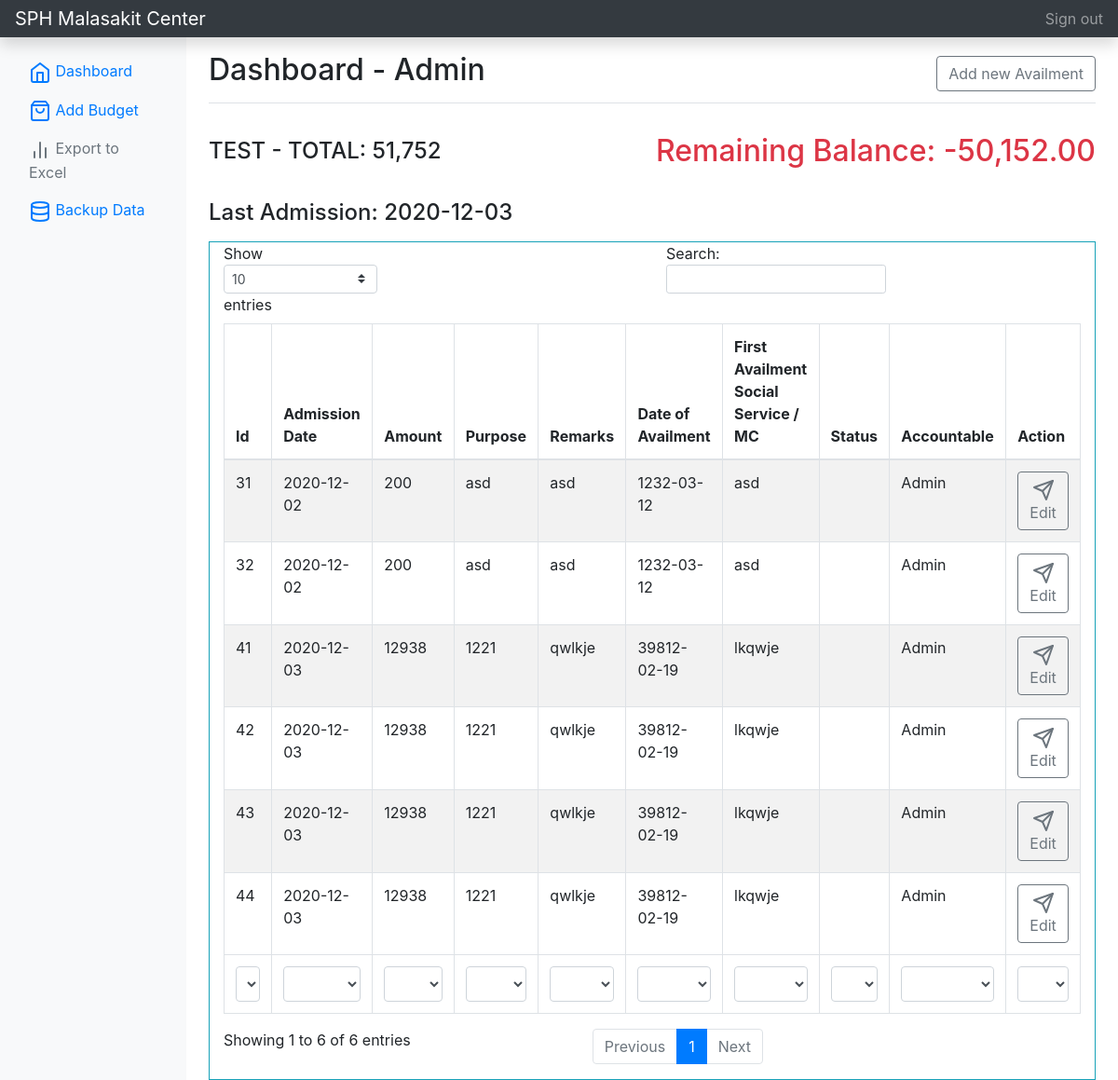
/addAvailment.php?id=1&client_id=12 (signed in), run on an earlier commit of the app's database.
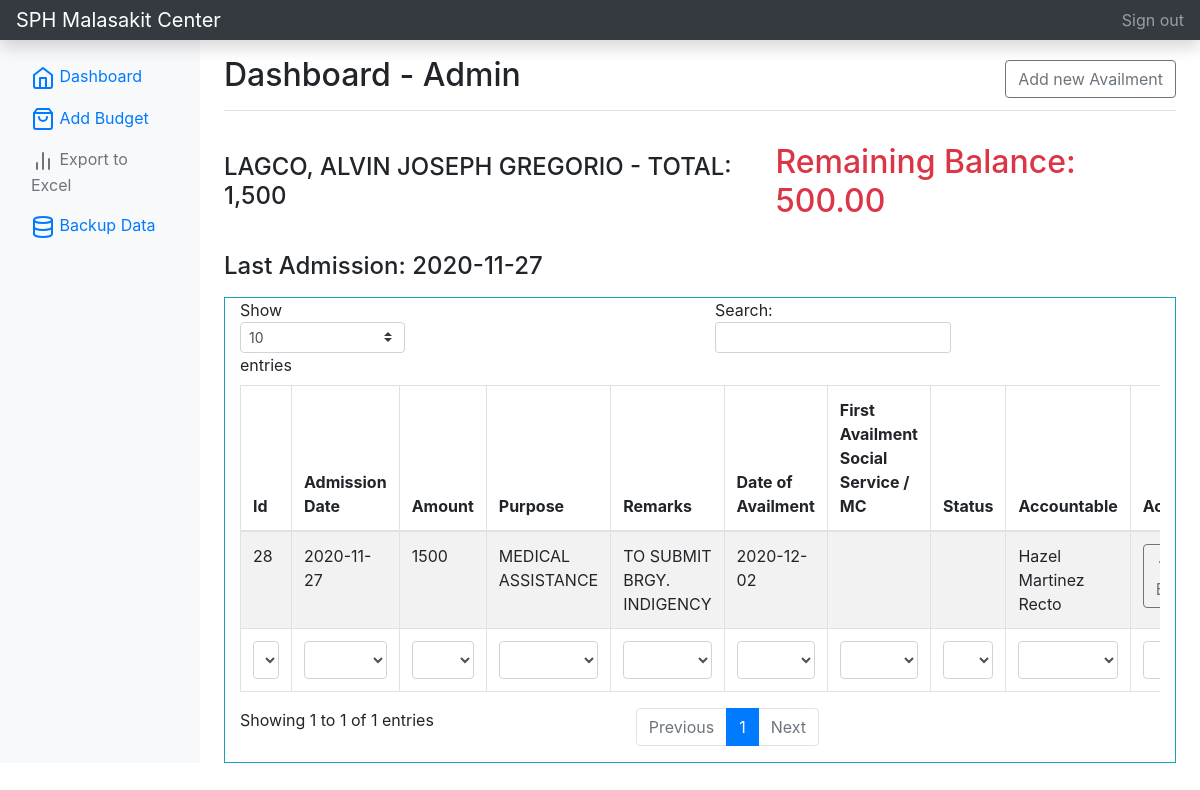
And on a later commit of the database.
### tables this page shows
CREATE TABLE IF NOT EXISTS `tbl_client` (
  `id` int(24) unsigned NOT NULL AUTO_INCREMENT,
  `fullname` varchar(255) NOT NULL,
  `fullname_client` varchar(255) NOT NULL,
  `age` int(12) NOT NULL,
  `gender` varchar(50) NOT NULL,
  `client_admission` varchar(50) DEFAULT NULL,
  `address` varchar(50) NOT NULL,
  `birthdate` varchar(50) NOT NULL,
  `requirements` varchar(255) NOT NULL,
  `patient_status` varchar(50) DEFAULT NULL,
  `accountable` varchar(50) DEFAULT NULL,
  PRIMARY KEY (`id`)
);

CREATE TABLE IF NOT EXISTS `listofavailment` (
  `id` int(10) unsigned NOT NULL AUTO_INCREMENT,
  `client_id` int(10) unsigned DEFAULT NULL,
  `user` varchar(50) DEFAULT NULL,
  `admissiondate` varchar(50) DEFAULT NULL,
  `amount` varchar(50) DEFAULT NULL,
  `purpose` varchar(255) DEFAULT NULL,
  `remarks` varchar(255) DEFAULT NULL,
  `firstavailment` varchar(50) DEFAULT NULL,
  `dateofavailment` varchar(50) DEFAULT NULL,
  `status` varchar(50) DEFAULT ' ',
  PRIMARY KEY (`id`)
);

### addAvailment.php (the view, shortened to what the changed rows need)
    <?php
include_once('connection.php');
$client_id = $_GET['client_id'];
$user_fullname =  $_SESSION['user_fullname'];
$sql = "SELECT * FROM tbl_client WHERE id = $client_id";
$result = mysqli_query($conn, $sql);
if (mysqli_num_rows($result) > 0) {
    while ($row = mysqli_fetch_assoc($result)) {
        $client_name = $row['fullname'];
    }
}
if (isset($_SESSION['loggedin'])) {
?>
<!doctype html>
<html lang="en">
  <head>
<link href="./assets/css/bootstrap.min.css" rel="stylesheet">
    <link href="./assets/css/bootstrap.min2.css" rel="stylesheet">
  </head>
  <body>
    <nav class="navbar navbar-dark sticky-top bg-dark flex-md-nowrap p-0 shadow">
  <a class="navbar-brand col-md-3 col-lg-2 mr-0 px-3" href="home.php?id=<?php echo $_GET['id'] ?>">SPH Malasakit Center</a>
  <ul class="navbar-nav px-3">
    <li class="nav-item text-nowrap">
      <a class="nav-link" href="logout.php">Sign out</a>
    </li>
  </ul>
</nav>
<div class="container-fluid">
  <div class="row">
  <?php include 'sidebar.php';?>
    <main role="main" class="col-md-9 ml-sm-auto col-lg-10 px-md-4">
      <div class="d-flex justify-content-between flex-wrap flex-md-nowrap align-items-center pt-3 pb-2 mb-3 border-bottom">
        <h1 class="h2">Dashboard - <?php echo $user_fullname ?></h1>
        <button  class="btn btn-md btn-outline-secondary" type="button" data-toggle="collapse" data-target="#newClientCollapse" aria-expanded="false" aria-controls="newClientCollapse">
            Add new Availment
        </button>
      </div>
        <div class="d-flex justify-content-between flex-wrap flex-md-nowrap align-items-center pt-3 pb-2 mb-3">
        <?php
            $client_id = $_GET['client_id'];
            $sql = "SELECT SUM(amount) AS total FROM listofavailment WHERE client_id = $client_id AND status != 'Complete'  GROUP BY admissiondate";
            $result = mysqli_query($conn, $sql);
            if (mysqli_num_rows($result) > 0) {
                while ($row = mysqli_fetch_assoc($result)) {
                    $total_rendered = $row['total'];
                }
            } else{
                $total_rendered = 0;
            }
        ?>
            <h4 class="h4"><?php
            if(isset($client_name)){
                echo $client_name;} ?> - TOTAL: <?php
                    if($total_rendered == 0){
                        echo "0";
                    } else{
                        echo number_format($total_rendered);
                    }
                ?></h4>
                <h2 class="text-danger">
                    <?php
                    $client_id = $_GET['client_id'];
                    $sql = "SELECT SUM(amount) as balance FROM listofavailment WHERE client_id = $client_id && status != 'Complete' ";
                        $result = mysqli_query($conn, $sql);
                        if (mysqli_num_rows($result) > 0) {
                            while ($row = mysqli_fetch_assoc($result)) {
                            $balance = $row['balance'];
                            $total =  2000 - $balance;
                            echo 'Remaining Balance: ' . number_format($total, 2);
                            }
                        }
                    ?>
                </h2>
        </div>
    <h4>
        <?php
        $client_id = $_GET['client_id'];
        $sql = "SELECT admissiondate FROM listofavailment WHERE client_id = $client_id ORDER BY admissiondate DESC LIMIT 1";
            $result = mysqli_query($conn, $sql);
            if (mysqli_num_rows($result) > 0) {
                while ($row = mysqli_fetch_assoc($result)) {
            $lastadmission = $row['admissiondate'];
                echo 'Last Admission: ' . $lastadmission;
                }
            }
        ?>
    </h4>
        <div class="container-fluid mt-3">
            <div class="row">
                    <div class="col-md-12 border border-info">
                        <div class="table-responsive">
                        <table id="example" class="table table-striped table-bordered" style="width:100%">
                            <thead>
                                <tr>
                                    <th>Id</th>
                                    <th>Admission Date</th>
                                    <th>Amount</th>
                                    <th>Purpose</th>
                                    <th>Remarks</th>
                                    <th>Date of Availment</th>
                                    <th>First Availment Social Service / MC</th>
                                    <th>Status</th>
                                    <th>Accountable</th>
                                    <th>Action</th>
                                </tr>
                            </thead>
                            <tbody>
                            <?php
                            $sql = "SELECT * FROM view_clientinfo WHERE client_id = $client_id AND status != 'Complete'  ORDER BY id desc";
                                $result = mysqli_query($conn, $sql);
                                if ($result) {
                                    while ($row = mysqli_fetch_assoc($result)) {
                                        $avail_id = $row['id'];
                                        $user = $row['user'];
                                        $admissiondate = $row['admissiondate'];
                                        $amount = $row['amount'];
                                        $remarks = $row['remarks'];
                                        $purpose = $row['purpose'];
                                        $firstavailment = $row['firstavailment'];
                                        $dateofavailemnt = $row['dateofavailment'];
                                        $status = $row['status'];
                                        echo '
                                            <tr>
                                                <td>' . $avail_id . '</td>
                                                <td>' . $admissiondate . '</td>
                                                <td>' . $amount . '</td>
                                                <td>' . $purpose . '</td>
                                                <td>' . $remarks . '</td>
                                                <td>' . $dateofavailemnt . '</td>
                                                <td>' . $firstavailment . '</td>
                                                <td>' . $status . '</td>
                                                <td>' . $user . '</td>
                                                <td align="center">
                                                    <a href="editAvailment.php?id='.$_GET['id'].'&avail_id='.$avail_id.'&client_id='.$client_id.'" class="btn btn-md btn-outline-secondary"><span data-feather="send"></span> Edit</a>
                                                </button>
                                                </td>
                                            </tr>
                                            ';
                                    }
                                }
                                ?>
                            </tbody>
                            <tfoot>
                                <tr>
                                    <th>Id</th>
                                    <th>Admission Date</th>
                                    <th>Amount</th>
                                    <th>Purpose</th>
                                    <th>Remarks</th>
                                    <th>Date of Availment</th>
                                    <th>First Availment Social Service / MC</th>
                                    <th>Status</th>
                                    <th>Accountable</th>
                                    <th>Action</th>
                                </tr>
                            </tfoot>
                        </table>
                    </div>
                </div>
            </div>
        </div>
    </main>
  </div>
</div>
    </body>
</html>
<?php
} else {
    $url = "./index.php";
    $url = str_replace(PHP_EOL, '', $url);
    header("Location: $url");
}
?>

What changed in the data, as far as the page shows it:
removed listofavailment: admissiondate "2020-12-03", id "41", amount "12938", purpose "1221", remarks "qwlkje", dateofavailment "39812-02-19", firstavailment "lkqwje", user "Admin"
removed listofavailment: id "44", admissiondate "2020-12-03", amount "12938", purpose "1221", remarks "qwlkje", dateofavailment "39812-02-19", firstavailment "lkqwje", user "Admin"
removed listofavailment: id "43", admissiondate "2020-12-03", amount "12938", purpose "1221", remarks "qwlkje", dateofavailment "39812-02-19", firstavailment "lkqwje", user "Admin"
removed listofavailment: id "42", admissiondate "2020-12-03", amount "12938", purpose "1221", remarks "qwlkje", dateofavailment "39812-02-19", firstavailment "lkqwje", user "Admin"
removed listofavailment: id "32", admissiondate "2020-12-02", amount "200", purpose "asd", remarks "asd", dateofavailment "1232-03-12", firstavailment "asd", user "Admin"
removed listofavailment: id "31", admissiondate "2020-12-02", amount "200", purpose "asd", remarks "asd", dateofavailment "1232-03-12", firstavailment "asd", user "Admin"
changed tbl_client: fullname "TEST" → "LAGCO, ALVIN JOSEPH GREGORIO"
now on this page (row edited): listofavailment: admissiondate "2020-11-27", id "28", amount "1500", purpose "MEDICAL ASSISTANCE", remarks "TO SUBMIT BRGY. INDIGENCY", dateofavailment "2020-12-02", user "Hazel Martinez Recto"
Also different on the page:
$total_rendered: "51,752" → "1,500"
text written by a page script: "Show entries Search: Showing 1 to 6 of 6 entries Previous 1 Next" → "Show entries Search: Showing 1 to 1 of 1 entries Previous 1 Next"
new list line: "Remaining Balance: 500.00"
list line gone: "Remaining Balance: -50,152.00"
